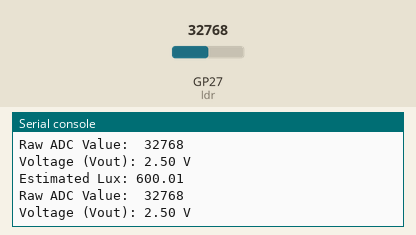
A program run on a simulated Raspberry Pi Pico running MicroPython. Shown: the last lines printed to the serial console. The inputs (shaded band) are chosen by the test bench; at power-on: GP27 (ldr) = 32768 (analog values on the 0–65535 scale).

Above: at 1.2 s.
1.3 s: GP27 (ldr) set to 45874
At 2.6 s:
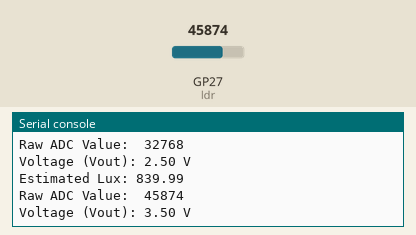
2.8 s: GP27 (ldr) set to 57670
At 3.7 s:
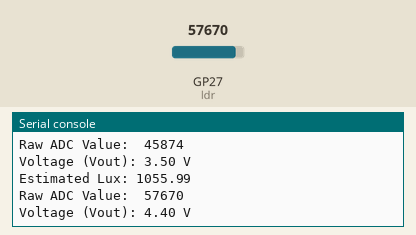
Timing chart, 0 to 5.8 s (numbered marks = the images above; inputs shaded):
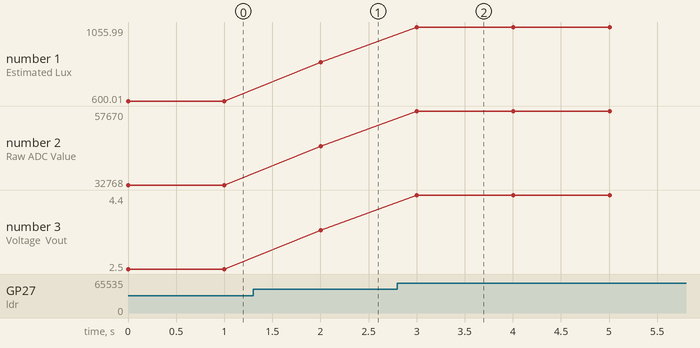

Measured:
- after the input at 1.3 s, the serial console: prints a new line after 0.70 s (image 1)
- after the input at 2.8 s, the serial console: prints a new line after 0.20 s (image 2)
- plotted number 1: 600.01 → 839.99 after the input at 1.3 s, 839.99 → 1055.99 after the input at 2.8 s
- plotted number 2: 32768 → 45874 after the input at 1.3 s, 45874 → 57670 after the input at 2.8 s
- plotted number 3: 2.5 → 3.5 after the input at 1.3 s, 3.5 → 4.4 after the input at 2.8 s

The program:

ldr.py
```python
from machine import ADC, Pin
import time

R_fixed = 470  # 68kΩ
Vcc = 5
ldr = ADC(Pin(27))

while True:
    ldr_raw = ldr.read_u16()
    vout = (ldr_raw / 65535) * Vcc

#     if vout >= 4.95:
#         lux = 700  # Max brightness
#         ldr_resistance = 0.01  # practically zero
#         print("Room is fully bright — Lux clamped to max value")
#     elif vout <= 0.05:
#         lux = 0.1  # Too dark, minimal lux
#         ldr_resistance = 1e6  # simulate very high resistance
#         print("Room is very dark — Lux clamped to min value")
#     else:
#         ldr_resistance = ((Vcc - vout) * R_fixed) / vout
    lux = vout * (1200/5)

#     print("LDR Resistance: {:.2f} Ω".format(ldr_resistance))
    print("Estimated Lux: {:.2f}".format(lux))
    print("Raw ADC Value: ", ldr_raw)
    print("Voltage (Vout): {:.2f} V".format(vout))

    time.sleep(1)
```
